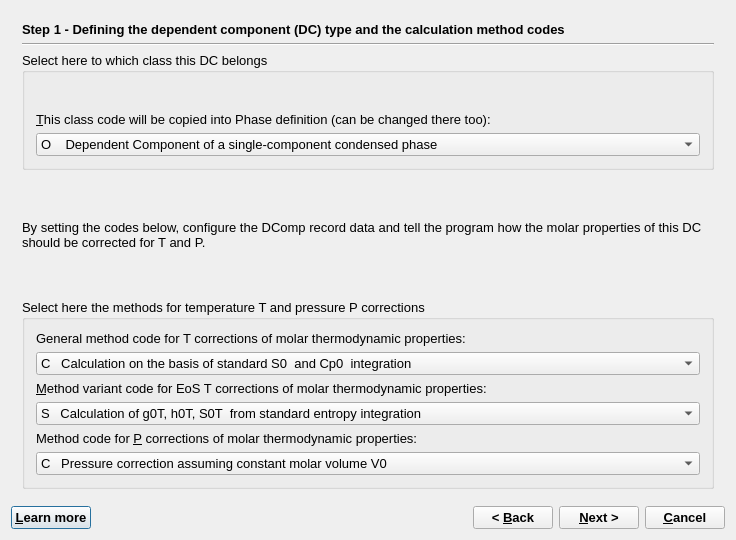
<?xml version="1.0" encoding="UTF-8"?>
<ui version="4.0">
 <class>DCompWizardData</class>
 <widget class="QDialog" name="DCompWizardData">
  <property name="windowModality">
   <enum>Qt::WindowModal</enum>
  </property>
  <property name="geometry">
   <rect>
    <x>0</x>
    <y>0</y>
    <width>736</width>
    <height>540</height>
   </rect>
  </property>
  <property name="font">
   <font>
    <pointsize>10</pointsize>
   </font>
  </property>
  <property name="windowTitle">
   <string>GEM-Selektor Proces</string>
  </property>
  <layout class="QGridLayout">
   <item row="0" column="0">
    <widget class="QStackedWidget" name="stackedWidget">
     <property name="mouseTracking">
      <bool>false</bool>
     </property>
     <property name="acceptDrops">
      <bool>false</bool>
     </property>
     <property name="autoFillBackground">
      <bool>false</bool>
     </property>
     <property name="frameShape">
      <enum>QFrame::NoFrame</enum>
     </property>
     <property name="frameShadow">
      <enum>QFrame::Plain</enum>
     </property>
     <property name="currentIndex">
      <number>0</number>
     </property>
     <widget class="QWidget" name="page">
      <layout class="QGridLayout">
       <item row="0" column="0">
        <widget class="QLabel" name="pageName">
         <property name="sizePolicy">
          <sizepolicy hsizetype="Preferred" vsizetype="Fixed">
           <horstretch>0</horstretch>
           <verstretch>0</verstretch>
          </sizepolicy>
         </property>
         <property name="font">
          <font>
           <weight>75</weight>
           <bold>true</bold>
          </font>
         </property>
         <property name="text">
          <string>Step 1 - Defining the dependent component (DC) type and the calculation method codes</string>
         </property>
        </widget>
       </item>
       <item row="1" column="0">
        <widget class="Line" name="line">
         <property name="orientation">
          <enum>Qt::Horizontal</enum>
         </property>
        </widget>
       </item>
       <item row="2" column="0">
        <widget class="QGroupBox" name="groupBox">
         <property name="title">
          <string>Select here to which class this DC belongs</string>
         </property>
         <layout class="QVBoxLayout">
          <item>
           <widget class="QLabel" name="ModelCodeLabel">
            <property name="minimumSize">
             <size>
              <width>0</width>
              <height>0</height>
             </size>
            </property>
            <property name="text">
             <string>&amp;This class code will be copied into Phase definition (can be changed there too):</string>
            </property>
            <property name="alignment">
             <set>Qt::AlignBottom</set>
            </property>
            <property name="wordWrap">
             <bool>true</bool>
            </property>
            <property name="buddy">
             <cstring>pPdcC</cstring>
            </property>
           </widget>
          </item>
          <item>
           <widget class="QComboBox" name="pPdcC">
            <property name="minimumSize">
             <size>
              <width>450</width>
              <height>0</height>
             </size>
            </property>
            <item>
             <property name="text">
              <string>O    Dependent Component of a single-component condensed phase</string>
             </property>
            </item>
            <item>
             <property name="text">
              <string>T    Hydrogen ion H+ in aqueous electrolyte</string>
             </property>
            </item>
            <item>
             <property name="text">
              <string>S    Other aqueous species (ions complexes and ion pairs)</string>
             </property>
            </item>
            <item>
             <property name="text">
              <string>K    Aqueous-surface species (in adsorption site-ligand models)</string>
             </property>
            </item>
            <item>
             <property name="text">
              <string>W   Water H2O - solvent in aqueous electrolyte phase</string>
             </property>
            </item>
            <item>
             <property name="text">
              <string>L     Liquid solvent component of the aqueous phase</string>
             </property>
            </item>
            <item>
             <property name="text">
              <string>G    Gas substance, a component of gas or fluid mixture</string>
             </property>
            </item>
            <item>
             <property name="text">
              <string>V    H2O (vapour)  gas/fluid component (reserved)</string>
             </property>
            </item>
            <item>
             <property name="text">
              <string>C    CO2 (carbon dioxide) gas/fluid component (reserved)</string>
             </property>
            </item>
            <item>
             <property name="text">
              <string>I      Ideal solution end-member (symmetric ideal mixing, Raoult's law)</string>
             </property>
            </item>
            <item>
             <property name="text">
              <string>M    Major solution end-member (solvent, non-ideal mixing)</string>
             </property>
            </item>
            <item>
             <property name="text">
              <string>J     Junior solution end-member (solute, non-ideal mixing)</string>
             </property>
            </item>
            <item>
             <property name="text">
              <string>X     Neutral surface OH functional group</string>
             </property>
            </item>
            <item>
             <property name="text">
              <string>Y    Inner-sphere surface complex</string>
             </property>
            </item>
            <item>
             <property name="text">
              <string>Z    Outer-sphere surface complex </string>
             </property>
            </item>
            <item>
             <property name="text">
              <string>0    Inner-sphere complex on surface type 0 </string>
             </property>
            </item>
            <item>
             <property name="text">
              <string>2    Inner-sphere complex on surface type 1 </string>
             </property>
            </item>
            <item>
             <property name="text">
              <string>4    Inner-sphere complex on surface type 2</string>
             </property>
            </item>
            <item>
             <property name="text">
              <string>6    Inner-sphere complex on surface type 3 </string>
             </property>
            </item>
            <item>
             <property name="text">
              <string>8    Inner-sphere complex on surface type 4</string>
             </property>
            </item>
            <item>
             <property name="text">
              <string>1    Outer-sphere complex on surface  type 0</string>
             </property>
            </item>
            <item>
             <property name="text">
              <string>3    Outer-sphere complex on surface type 1</string>
             </property>
            </item>
            <item>
             <property name="text">
              <string>5    Outer-sphere complex on surface type 2</string>
             </property>
            </item>
            <item>
             <property name="text">
              <string>7    Outer-sphere complex on surface type 3</string>
             </property>
            </item>
            <item>
             <property name="text">
              <string>9    Outer-sphere complex on surtype type 4</string>
             </property>
            </item>
            <item>
             <property name="text">
              <string>Q   Sorbent; major end-member of the sorbent solid solution</string>
             </property>
            </item>
            <item>
             <property name="text">
              <string>P    Other (minor) end-member of the sorbent solid solution</string>
             </property>
            </item>
           </widget>
          </item>
         </layout>
        </widget>
       </item>
       <item row="3" column="0">
        <widget class="QLabel" name="textLabel10">
         <property name="sizePolicy">
          <sizepolicy hsizetype="Preferred" vsizetype="Preferred">
           <horstretch>0</horstretch>
           <verstretch>0</verstretch>
          </sizepolicy>
         </property>
         <property name="frameShape">
          <enum>QFrame::NoFrame</enum>
         </property>
         <property name="frameShadow">
          <enum>QFrame::Plain</enum>
         </property>
         <property name="text">
          <string>By setting the codes below, configure the DComp record data and tell the program how the molar properties of this DC should be corrected for T and P.</string>
         </property>
         <property name="textFormat">
          <enum>Qt::AutoText</enum>
         </property>
         <property name="scaledContents">
          <bool>false</bool>
         </property>
         <property name="wordWrap">
          <bool>true</bool>
         </property>
         <property name="margin">
          <number>0</number>
         </property>
         <property name="openExternalLinks">
          <bool>false</bool>
         </property>
        </widget>
       </item>
       <item row="4" column="0">
        <widget class="QGroupBox" name="groupBox_7">
         <property name="title">
          <string>Select here the methods for temperature T and pressure P corrections </string>
         </property>
         <layout class="QVBoxLayout">
          <item>
           <widget class="QLabel" name="AC_modeLabel">
            <property name="frameShape">
             <enum>QFrame::NoFrame</enum>
            </property>
            <property name="frameShadow">
             <enum>QFrame::Plain</enum>
            </property>
            <property name="text">
             <string>General method code for T corrections of molar thermodynamic properties:</string>
            </property>
            <property name="alignment">
             <set>Qt::AlignBottom</set>
            </property>
            <property name="wordWrap">
             <bool>true</bool>
            </property>
            <property name="buddy">
             <cstring>p_pct_1</cstring>
            </property>
           </widget>
          </item>
          <item>
           <widget class="QComboBox" name="p_pct_1">
            <item>
             <property name="text">
              <string>C   Calculation on the basis of standard S0  and Cp0  integration</string>
             </property>
            </item>
            <item>
             <property name="text">
              <string>H   Calculation on the basis of the revised HKF EoS</string>
             </property>
            </item>
           </widget>
          </item>
          <item>
           <widget class="QLabel" name="DcEqModeLabel">
            <property name="frameShape">
             <enum>QFrame::NoFrame</enum>
            </property>
            <property name="frameShadow">
             <enum>QFrame::Plain</enum>
            </property>
            <property name="text">
             <string>&amp;Method variant code for EoS T corrections of molar thermodynamic properties:</string>
            </property>
            <property name="alignment">
             <set>Qt::AlignBottom</set>
            </property>
            <property name="wordWrap">
             <bool>true</bool>
            </property>
            <property name="buddy">
             <cstring>p_pct_2</cstring>
            </property>
           </widget>
          </item>
          <item>
           <widget class="QComboBox" name="p_pct_2">
            <item>
             <property name="text">
              <string>S   Calculation of g0T, h0T, S0T  from standard entropy integration</string>
             </property>
            </item>
            <item>
             <property name="text">
              <string>H   Calculation using Landau contribution to Cp(T) (Holland and Powell 1998)</string>
             </property>
            </item>
            <item>
             <property name="text">
              <string>W  Calculation of properties of H2O liquid and vapor using HGK EoS </string>
             </property>
            </item>
            <item>
             <property name="text">
              <string>K   Calculation of partial molal properties using HKF EoS coefficients</string>
             </property>
            </item>
           </widget>
          </item>
          <item>
           <widget class="QLabel" name="PhEqModeLabel">
            <property name="text">
             <string>Method code for &amp;P corrections of molar thermodynamic properties:</string>
            </property>
            <property name="alignment">
             <set>Qt::AlignBottom</set>
            </property>
            <property name="wordWrap">
             <bool>true</bool>
            </property>
            <property name="buddy">
             <cstring>p_pct_3</cstring>
            </property>
           </widget>
          </item>
          <item>
           <widget class="QComboBox" name="p_pct_3">
            <item>
             <property name="text">
              <string>C   Pressure correction assuming constant molar volume V0</string>
             </property>
            </item>
            <item>
             <property name="text">
              <string>E   Pressure correction using dV (T,P) from Birch-Murnaghan EoS (Holland and Powell 1998)</string>
             </property>
            </item>
            <item>
             <property name="text">
              <string>B   Pressure correction using dV (T,P) from Birch-Murnaghan EoS (Gottschalk 1997)</string>
             </property>
            </item>
            <item>
             <property name="text">
              <string>K   Pressure correction using dV (T,P) calculated from 5 empirical coefficients</string>
             </property>
            </item>
            <item>
             <property name="text">
              <string>S   Pressure correction for fluids using Churakov-Gottschalk (CG) EoS</string>
             </property>
            </item>
            <item>
             <property name="text">
              <string>R   Pressure correction for fluids using Peng-Robinson-Stryjek-Vera (PRSV) EoS</string>
             </property>
            </item>
            <item>
             <property name="text">
              <string>T   Pressure correction for fluids using Soave-Redlich-Kwong (SRK) EoS</string>
             </property>
            </item>
            <item>
             <property name="text">
              <string>7   Pressure correction for fluids using Peng-Robinson (PR78) EoS</string>
             </property>
            </item>
            <item>
             <property name="text">
              <string>8   Pressure correction for fluids using compensated Redlich-Kwong (CORK) EoS</string>
             </property>
            </item>
            <item>
             <property name="text">
              <string>F   Pressure correction using HKF EoS for aqueous electrolytes or HGK EoS for water</string>
             </property>
            </item>
            <item>
             <property name="text">
              <string>G   Pressure/temperature corrections for H2O vapour from HGK EoS</string>
             </property>
            </item>
            <item>
             <property name="text">
              <string>A   Pressure correction for aqueous nonelectrolytes (Akinfiev and Diamond 2003)</string>
             </property>
            </item>
            <item>
             <property name="text">
              <string>P   Application of Parcor algorithm (Pronsprep97) to retrieve HKF EoS coefficients</string>
             </property>
            </item>
            <item>
             <property name="text">
              <string>N   No pressure correction to be done (not recommended)</string>
             </property>
            </item>
            <item>
             <property name="text">
              <string>0   Account for pressure corrections is inherent in the specified model (e.g. the EoS)</string>
             </property>
            </item>
           </widget>
          </item>
         </layout>
        </widget>
       </item>
      </layout>
     </widget>
     <widget class="QWidget" name="page_2">
      <layout class="QGridLayout">
       <item row="0" column="0">
        <widget class="QLabel" name="label">
         <property name="sizePolicy">
          <sizepolicy hsizetype="Preferred" vsizetype="Fixed">
           <horstretch>0</horstretch>
           <verstretch>0</verstretch>
          </sizepolicy>
         </property>
         <property name="font">
          <font>
           <weight>75</weight>
           <bold>true</bold>
          </font>
         </property>
         <property name="text">
          <string>Step 2 - Specific dimensions and settings</string>
         </property>
        </widget>
       </item>
       <item row="1" column="0">
        <widget class="Line" name="line_2">
         <property name="orientation">
          <enum>Qt::Horizontal</enum>
         </property>
        </widget>
       </item>
       <item row="2" column="0">
        <widget class="QGroupBox" name="groupBox_2">
         <property name="sizePolicy">
          <sizepolicy hsizetype="Minimum" vsizetype="Minimum">
           <horstretch>0</horstretch>
           <verstretch>0</verstretch>
          </sizepolicy>
         </property>
         <property name="title">
          <string>Dimensions to change only in special cases </string>
         </property>
         <layout class="QGridLayout">
          <item row="0" column="0">
           <widget class="QSpinBox" name="pNeCp">
            <property name="sizePolicy">
             <sizepolicy hsizetype="Fixed" vsizetype="Fixed">
              <horstretch>0</horstretch>
              <verstretch>0</verstretch>
             </sizepolicy>
            </property>
            <property name="minimumSize">
             <size>
              <width>50</width>
              <height>0</height>
             </size>
            </property>
            <property name="maximum">
             <number>5</number>
            </property>
            <property name="value">
             <number>1</number>
            </property>
           </widget>
          </item>
          <item row="0" column="1">
           <widget class="QLabel" name="textLabel1_2_2">
            <property name="text">
             <string>Number of Cp(T) &amp;equations can be changed here if Cp(T) coefficients are available for more than one temperature interval. Default is 1, maximum 5 intervals.</string>
            </property>
            <property name="alignment">
             <set>Qt::AlignVCenter</set>
            </property>
            <property name="wordWrap">
             <bool>true</bool>
            </property>
            <property name="buddy">
             <cstring>pNeCp</cstring>
            </property>
           </widget>
          </item>
          <item row="1" column="0">
           <widget class="QSpinBox" name="pNft">
            <property name="sizePolicy">
             <sizepolicy hsizetype="Fixed" vsizetype="Fixed">
              <horstretch>0</horstretch>
              <verstretch>0</verstretch>
             </sizepolicy>
            </property>
            <property name="minimumSize">
             <size>
              <width>50</width>
              <height>0</height>
             </size>
            </property>
           </widget>
          </item>
          <item row="1" column="1">
           <widget class="QLabel" name="textLabel1">
            <property name="text">
             <string>Number of &amp;phase transitions can be changed here, if necessary (usually one less than the number of Cp=f(T) equations). Default is 0, maximal 4.</string>
            </property>
            <property name="alignment">
             <set>Qt::AlignVCenter</set>
            </property>
            <property name="wordWrap">
             <bool>true</bool>
            </property>
            <property name="buddy">
             <cstring>pNft</cstring>
            </property>
           </widget>
          </item>
          <item row="2" column="0">
           <widget class="QSpinBox" name="pNemp">
            <property name="sizePolicy">
             <sizepolicy hsizetype="Fixed" vsizetype="Fixed">
              <horstretch>0</horstretch>
              <verstretch>0</verstretch>
             </sizepolicy>
            </property>
            <property name="minimumSize">
             <size>
              <width>50</width>
              <height>0</height>
             </size>
            </property>
           </widget>
          </item>
          <item row="2" column="1">
           <widget class="QLabel" name="textLabel1_2">
            <property name="text">
             <string>Number of &amp;EoS coefficients can be set here if certain EoS models for fluids will be used (default: 0). The coefficients will be collected automatically into Phase record.</string>
            </property>
            <property name="alignment">
             <set>Qt::AlignVCenter</set>
            </property>
            <property name="wordWrap">
             <bool>true</bool>
            </property>
            <property name="buddy">
             <cstring>pNemp</cstring>
            </property>
           </widget>
          </item>
          <item row="3" column="0" colspan="2">
           <widget class="QCheckBox" name="pPdcVT">
            <property name="text">
             <string>Check here to allocate the Vm=f(P, T) vector of coefficients (reserved)</string>
            </property>
           </widget>
          </item>
         </layout>
        </widget>
       </item>
       <item row="3" column="0">
        <widget class="QGroupBox" name="groupBox_3">
         <property name="sizePolicy">
          <sizepolicy hsizetype="Minimum" vsizetype="Minimum">
           <horstretch>0</horstretch>
           <verstretch>0</verstretch>
          </sizepolicy>
         </property>
         <property name="title">
          <string>Units of measurement (cannot be changed in this version of GEMS) </string>
         </property>
         <layout class="QGridLayout">
          <item row="0" column="0">
           <widget class="QComboBox" name="pPunE">
            <property name="enabled">
             <bool>false</bool>
            </property>
            <property name="sizePolicy">
             <sizepolicy hsizetype="Fixed" vsizetype="Fixed">
              <horstretch>0</horstretch>
              <verstretch>0</verstretch>
             </sizepolicy>
            </property>
            <property name="minimumSize">
             <size>
              <width>180</width>
              <height>0</height>
             </size>
            </property>
            <item>
             <property name="text">
              <string>j     J/mol(/K) </string>
             </property>
            </item>
            <item>
             <property name="text">
              <string>c    cal/mol(/K)</string>
             </property>
            </item>
            <item>
             <property name="text">
              <string>J     kJ/mol(/K)</string>
             </property>
            </item>
            <item>
             <property name="text">
              <string>C    kcal/mol(/K)</string>
             </property>
            </item>
            <item>
             <property name="text">
              <string>N   Normalized</string>
             </property>
            </item>
           </widget>
          </item>
          <item row="0" column="1">
           <widget class="QLabel" name="textLabel1_2_3">
            <property name="text">
             <string>Units of energy (default: j)</string>
            </property>
            <property name="wordWrap">
             <bool>false</bool>
            </property>
            <property name="buddy">
             <cstring>pPunE</cstring>
            </property>
           </widget>
          </item>
          <item row="1" column="0">
           <widget class="QComboBox" name="pPunV">
            <property name="enabled">
             <bool>false</bool>
            </property>
            <property name="sizePolicy">
             <sizepolicy hsizetype="Fixed" vsizetype="Fixed">
              <horstretch>0</horstretch>
              <verstretch>0</verstretch>
             </sizepolicy>
            </property>
            <property name="minimumSize">
             <size>
              <width>180</width>
              <height>0</height>
             </size>
            </property>
            <item>
             <property name="text">
              <string>j    J/bar  = 0.1 cm3/mol</string>
             </property>
            </item>
            <item>
             <property name="text">
              <string>a   cal/bar</string>
             </property>
            </item>
            <item>
             <property name="text">
              <string>m   cm3/mol</string>
             </property>
            </item>
           </widget>
          </item>
          <item row="1" column="1">
           <widget class="QLabel" name="textLabel1_2_3_2">
            <property name="text">
             <string>Units of volume (default:  j)</string>
            </property>
            <property name="wordWrap">
             <bool>false</bool>
            </property>
            <property name="buddy">
             <cstring>pPunV</cstring>
            </property>
           </widget>
          </item>
          <item row="2" column="0">
           <widget class="QComboBox" name="pPunP">
            <property name="enabled">
             <bool>false</bool>
            </property>
            <property name="sizePolicy">
             <sizepolicy hsizetype="Fixed" vsizetype="Fixed">
              <horstretch>0</horstretch>
              <verstretch>0</verstretch>
             </sizepolicy>
            </property>
            <property name="minimumSize">
             <size>
              <width>180</width>
              <height>0</height>
             </size>
            </property>
            <item>
             <property name="text">
              <string>b    bar  = 10^5 Pa</string>
             </property>
            </item>
            <item>
             <property name="text">
              <string>B    kbar (kilobar)</string>
             </property>
            </item>
            <item>
             <property name="text">
              <string>p    Pa  (Pascal)</string>
             </property>
            </item>
            <item>
             <property name="text">
              <string>P    MPa  = 10^6 Pa  </string>
             </property>
            </item>
            <item>
             <property name="text">
              <string>A    atm (=1.013 bar)</string>
             </property>
            </item>
           </widget>
          </item>
          <item row="2" column="1">
           <widget class="QLabel" name="textLabel1_2_3_2_3">
            <property name="text">
             <string>Units of pressure (default: b)</string>
            </property>
            <property name="wordWrap">
             <bool>false</bool>
            </property>
            <property name="buddy">
             <cstring>pPunP</cstring>
            </property>
           </widget>
          </item>
          <item row="3" column="0">
           <widget class="QComboBox" name="pPunT">
            <property name="enabled">
             <bool>false</bool>
            </property>
            <property name="minimumSize">
             <size>
              <width>180</width>
              <height>0</height>
             </size>
            </property>
            <item>
             <property name="text">
              <string>C   Celsius  </string>
             </property>
            </item>
            <item>
             <property name="text">
              <string>K   Kelvin</string>
             </property>
            </item>
            <item>
             <property name="text">
              <string>F   Fahrenheit</string>
             </property>
            </item>
           </widget>
          </item>
          <item row="3" column="1">
           <widget class="QLabel" name="textLabel1_2_3_2_2">
            <property name="frameShape">
             <enum>QFrame::NoFrame</enum>
            </property>
            <property name="frameShadow">
             <enum>QFrame::Plain</enum>
            </property>
            <property name="text">
             <string>Units of temperature (default: C)</string>
            </property>
            <property name="wordWrap">
             <bool>false</bool>
            </property>
            <property name="buddy">
             <cstring>pPunT</cstring>
            </property>
           </widget>
          </item>
         </layout>
        </widget>
       </item>
      </layout>
     </widget>
     <widget class="QWidget" name="page_4">
      <layout class="QVBoxLayout" name="verticalLayout">
       <item>
        <widget class="QLabel" name="label_3">
         <property name="sizePolicy">
          <sizepolicy hsizetype="Preferred" vsizetype="Fixed">
           <horstretch>0</horstretch>
           <verstretch>0</verstretch>
          </sizepolicy>
         </property>
         <property name="font">
          <font>
           <weight>75</weight>
           <bold>true</bold>
          </font>
         </property>
         <property name="text">
          <string>Step 3 - Useful hints</string>
         </property>
        </widget>
       </item>
       <item>
        <widget class="QGroupBox" name="groupBox_5">
         <property name="sizePolicy">
          <sizepolicy hsizetype="Preferred" vsizetype="Minimum">
           <horstretch>0</horstretch>
           <verstretch>0</verstretch>
          </sizepolicy>
         </property>
         <property name="title">
          <string>Optional</string>
         </property>
         <layout class="QHBoxLayout" name="horizontalLayout">
          <item>
           <widget class="QSpinBox" name="spinBoxSDrefLnk">
            <property name="sizePolicy">
             <sizepolicy hsizetype="Fixed" vsizetype="Fixed">
              <horstretch>0</horstretch>
              <verstretch>0</verstretch>
             </sizepolicy>
            </property>
           </widget>
          </item>
          <item>
           <widget class="QLabel" name="textLabel5">
            <property name="text">
             <string>Set here the number of links to bibliography SDref records (default 0)</string>
            </property>
            <property name="alignment">
             <set>Qt::AlignVCenter</set>
            </property>
            <property name="wordWrap">
             <bool>true</bool>
            </property>
           </widget>
          </item>
         </layout>
        </widget>
       </item>
       <item>
        <widget class="Line" name="line_4">
         <property name="orientation">
          <enum>Qt::Horizontal</enum>
         </property>
        </widget>
       </item>
       <item>
        <widget class="QGroupBox" name="groupBox_6">
         <property name="title">
          <string>What will happen after you click &quot;Finish&quot;</string>
         </property>
         <layout class="QGridLayout">
          <item row="0" column="0">
           <widget class="QLabel" name="textLabel13">
            <property name="text">
             <string>(1) Page 1 of the &quot;DComp&quot; window appears on the desktop. Fill out DCname field and enter the DC formula into DCform field.</string>
            </property>
            <property name="alignment">
             <set>Qt::AlignVCenter</set>
            </property>
            <property name="wordWrap">
             <bool>true</bool>
            </property>
           </widget>
          </item>
          <item row="1" column="0">
           <widget class="QLabel" name="textLabel12">
            <property name="text">
             <string>(2) Enter the standard molar properties of the substance into V0d, G0d, H0d, S0d, Cp0d cells. If some of them are unknown (e.g. H0d), enter the 'empty' value ('---').  You can enter any two of three values G0, H0 and S0 - the third one (given as 'empty') will be retrieved upon re-calculation. </string>
            </property>
            <property name="alignment">
             <set>Qt::AlignVCenter</set>
            </property>
            <property name="wordWrap">
             <bool>true</bool>
            </property>
           </widget>
          </item>
          <item row="2" column="0">
           <widget class="QLabel" name="textLabel14">
            <property name="text">
             <string>(3) Switch to Page 2  and enter values into TCint, ai_Cp or aiHKF arrays, whatever appropriate. In some cases, fluid EoS coefficients, critical parameters, or V(T,P) coefficients may need to be entered.</string>
            </property>
            <property name="alignment">
             <set>Qt::AlignVCenter</set>
            </property>
            <property name="wordWrap">
             <bool>true</bool>
            </property>
           </widget>
          </item>
          <item row="3" column="0">
           <widget class="QLabel" name="textLabel15">
            <property name="text">
             <string>(4) Go to Page 1 and click on 'Calculate' toolbar button. Missing DC properties will appear. If Cp=f(T) (or HKF) coefficients were entered, the Cp0 (and V0) values will also be calculated. Save record to database.To test the T,P corrections, create a RTParm tabulator for this DComp record.</string>
            </property>
            <property name="alignment">
             <set>Qt::AlignVCenter</set>
            </property>
            <property name="wordWrap">
             <bool>true</bool>
            </property>
           </widget>
          </item>
         </layout>
        </widget>
       </item>
      </layout>
     </widget>
    </widget>
   </item>
   <item row="1" column="0">
    <layout class="QHBoxLayout">
     <item>
      <widget class="QPushButton" name="pHelp">
       <property name="font">
        <font>
         <weight>75</weight>
         <bold>true</bold>
        </font>
       </property>
       <property name="text">
        <string>&amp;Learn more</string>
       </property>
       <property name="shortcut">
        <string>F1</string>
       </property>
      </widget>
     </item>
     <item>
      <spacer>
       <property name="orientation">
        <enum>Qt::Horizontal</enum>
       </property>
       <property name="sizeHint" stdset="0">
        <size>
         <width>40</width>
         <height>20</height>
        </size>
       </property>
      </spacer>
     </item>
     <item>
      <widget class="QPushButton" name="pBack">
       <property name="font">
        <font>
         <weight>75</weight>
         <bold>true</bold>
        </font>
       </property>
       <property name="text">
        <string>&lt; &amp;Back</string>
       </property>
      </widget>
     </item>
     <item>
      <widget class="QPushButton" name="pNext">
       <property name="font">
        <font>
         <weight>75</weight>
         <bold>true</bold>
        </font>
       </property>
       <property name="text">
        <string>&amp;Next &gt;</string>
       </property>
      </widget>
     </item>
     <item>
      <widget class="QPushButton" name="pCancel">
       <property name="font">
        <font>
         <weight>75</weight>
         <bold>true</bold>
        </font>
       </property>
       <property name="text">
        <string>&amp;Cancel</string>
       </property>
      </widget>
     </item>
    </layout>
   </item>
  </layout>
 </widget>
 <layoutdefault spacing="6" margin="11"/>
 <tabstops>
  <tabstop>pPdcC</tabstop>
  <tabstop>p_pct_1</tabstop>
  <tabstop>p_pct_2</tabstop>
  <tabstop>p_pct_3</tabstop>
  <tabstop>pNeCp</tabstop>
  <tabstop>pNft</tabstop>
  <tabstop>pNemp</tabstop>
  <tabstop>pPdcVT</tabstop>
  <tabstop>pPunE</tabstop>
  <tabstop>pPunV</tabstop>
  <tabstop>pPunP</tabstop>
  <tabstop>pPunT</tabstop>
  <tabstop>spinBoxSDrefLnk</tabstop>
  <tabstop>pHelp</tabstop>
  <tabstop>pBack</tabstop>
  <tabstop>pNext</tabstop>
  <tabstop>pCancel</tabstop>
 </tabstops>
 <resources/>
 <connections>
  <connection>
   <sender>pCancel</sender>
   <signal>clicked()</signal>
   <receiver>DCompWizardData</receiver>
   <slot>reject()</slot>
   <hints>
    <hint type="sourcelabel">
     <x>587</x>
     <y>518</y>
    </hint>
    <hint type="destinationlabel">
     <x>317</x>
     <y>270</y>
    </hint>
   </hints>
  </connection>
 </connections>
</ui>
